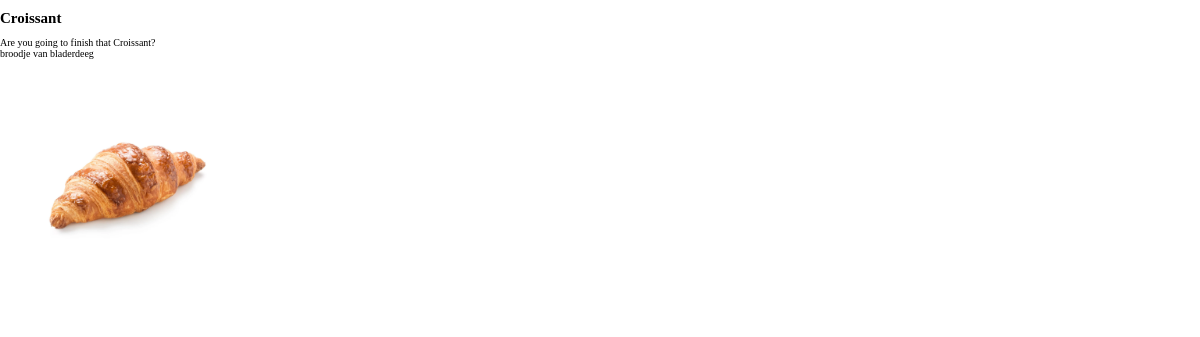
Screenshot of /product.php?slug=croissant with the database file from the repository.
### tables this page shows
CREATE TABLE IF NOT EXISTS `Producten` (
  `id` int(11) NOT NULL AUTO_INCREMENT,
  `slug` varchar(255) DEFAULT NULL,
  `introtekst` varchar(120) DEFAULT NULL,
  `omschrijving` varchar(120) DEFAULT NULL,
  `Titel` varchar(120) DEFAULT NULL,
  `foto` varchar(120) DEFAULT NULL,
  PRIMARY KEY (`id`)
);

### public/product.php (the view, shortened to what this page needs)
<?php
require_once '../src/config.php';
$slug = $_GET['slug'];
$sql = "SELECT titel, introtekst, foto, slug, omschrijving  FROM producten WHERE slug='$slug'";
$result = $conn->query($sql);
?>
<!DOCTYPE html>
<html lang="en">
<head>
    <link rel="stylesheet" href="css/style.css">
</head>
<body>
    <?php
    if ($result->num_rows > 0) {
        $row = $result->fetch_assoc();
        echo '<h2 class="product__h2">' . $row["titel"] . '</h2>';
        echo '<p class="product__p">' . $row["introtekst"] . '</p>';
        echo '<p class="product__p">' . $row["omschrijving"] . '</p>';
        echo '<img class="product__img" src="../images/' . $row["foto"] . '">';
    } else {
        echo "geen product gevonden";
    }
    ?>
</body>
</html>

### public/css/style.css (style rules this page uses)
*, *::before, *::after { margin: 0; padding: 0; box-sizing: border-box; }
html { font-size: 62.5%; }
.product__h2 { color: black; text-decoration: none; margin-top: 1rem; margin-bottom: 1rem; }
.product__p { text-decoration: none; }
.product__img { max-width: 25rem; max-height: 25rem; height: auto; object-fit: cover; }

### rows the page displays
producten: Titel "Croissant", introtekst "Are you going to finish that Croissant?", omschrijving "broodje van bladerdeeg", foto (picture)
